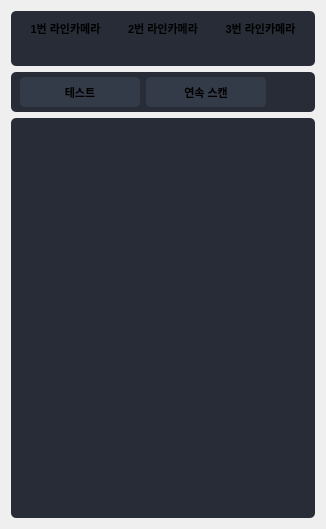
                  <widget class="QWidget" name="page_collection">
                   <layout class="QVBoxLayout" name="verticalLayout_10">
                    <item>
                     <widget class="QFrame" name="frame_4">
                      <property name="maximumSize">
                       <size>
                        <width>16777215</width>
                        <height>90</height>
                       </size>
                      </property>
                      <property name="styleSheet">
                       <string notr="true">background-color: rgb(39, 44, 54);
border-radius: 5px;</string>
                      </property>
                      <layout class="QVBoxLayout" name="verticalLayout_12">
                       <item>
                        <layout class="QGridLayout" name="gridLayout_3">
                         <item row="0" column="2">
                          <widget class="QLabel" name="label_cam3">
                           <property name="maximumSize">
                            <size>
                             <width>16777215</width>
                             <height>30</height>
                            </size>
                           </property>
                           <property name="font">
                            <font>
                             <pointsize>8</pointsize>
                             <weight>75</weight>
                             <bold>true</bold>
                            </font>
                           </property>
                           <property name="text">
                            <string>3번 라인카메라</string>
                           </property>
                           <property name="alignment">
                            <set>Qt::AlignCenter</set>
                           </property>
                          </widget>
                         </item>
                         <item row="0" column="1">
                          <widget class="QLabel" name="label_cam2">
                           <property name="maximumSize">
                            <size>
                             <width>16777215</width>
                             <height>30</height>
                            </size>
                           </property>
                           <property name="font">
                            <font>
                             <pointsize>8</pointsize>
                             <weight>75</weight>
                             <bold>true</bold>
                            </font>
                           </property>
                           <property name="text">
                            <string>2번 라인카메라</string>
                           </property>
                           <property name="alignment">
                            <set>Qt::AlignCenter</set>
                           </property>
                          </widget>
                         </item>
                         <item row="0" column="0">
                          <widget class="QLabel" name="label_cam1">
                           <property name="maximumSize">
                            <size>
                             <width>16777215</width>
                             <height>30</height>
                            </size>
                           </property>
                           <property name="font">
                            <font>
                             <pointsize>8</pointsize>
                             <weight>75</weight>
                             <bold>true</bold>
                            </font>
                           </property>
                           <property name="text">
                            <string>1번 라인카메라</string>
                           </property>
                           <property name="alignment">
                            <set>Qt::AlignCenter</set>
                           </property>
                          </widget>
                         </item>
                         <item row="1" column="0">
                          <widget class="QPushButton" name="btn_cam1">
                           <property name="maximumSize">
                            <size>
                             <width>16777215</width>
                             <height>50</height>
                            </size>
                           </property>
                           <property name="text">
                            <string/>
                           </property>
                           <property name="icon">
                            <iconset>
                             <normaloff>Off.png</normaloff>
                             <normalon>On.png</normalon>Off.png</iconset>
                           </property>
                           <property name="iconSize">
                            <size>
                             <width>135</width>
                             <height>45</height>
                            </size>
                           </property>
                          </widget>
                         </item>
                         <item row="1" column="1">
                          <widget class="QPushButton" name="btn_cam2">
                           <property name="maximumSize">
                            <size>
                             <width>16777215</width>
                             <height>50</height>
                            </size>
                           </property>
                           <property name="text">
                            <string/>
                           </property>
                           <property name="icon">
                            <iconset>
                             <normaloff>Off.png</normaloff>
                             <normalon>On.png</normalon>Off.png</iconset>
                           </property>
                           <property name="iconSize">
                            <size>
                             <width>135</width>
                             <height>45</height>
                            </size>
                           </property>
                          </widget>
                         </item>
                         <item row="1" column="2">
                          <widget class="QPushButton" name="btn_cam3">
                           <property name="maximumSize">
                            <size>
                             <width>16777215</width>
                             <height>50</height>
                            </size>
                           </property>
                           <property name="text">
                            <string/>
                           </property>
                           <property name="icon">
                            <iconset>
                             <normaloff>Off.png</normaloff>
                             <normalon>On.png</normalon>Off.png</iconset>
                           </property>
                           <property name="iconSize">
                            <size>
                             <width>135</width>
                             <height>45</height>
                            </size>
                           </property>
                          </widget>
                         </item>
                        </layout>
                       </item>
                      </layout>
                     </widget>
                    </item>
                    <item>
                     <widget class="QFrame" name="frame_5">
                      <property name="maximumSize">
                       <size>
                        <width>16777213</width>
                        <height>50</height>
                       </size>
                      </property>
                      <property name="styleSheet">
                       <string notr="true">background-color: rgb(39, 44, 54);
border-radius: 5px;</string>
                      </property>
                      <layout class="QVBoxLayout" name="verticalLayout_13">
                       <property name="topMargin">
                        <number>5</number>
                       </property>
                       <property name="bottomMargin">
                        <number>5</number>
                       </property>
                       <item>
                        <layout class="QHBoxLayout" name="horizontalLayout_14">
                         <item>
                          <widget class="QPushButton" name="btn_test">
                           <property name="minimumSize">
                            <size>
                             <width>120</width>
                             <height>30</height>
                            </size>
                           </property>
                           <property name="font">
                            <font>
                             <pointsize>8</pointsize>
                             <weight>75</weight>
                             <bold>true</bold>
                            </font>
                           </property>
                           <property name="styleSheet">
                            <string notr="true">QPushButton {
	border: 2px solid rgb(52, 59, 72);
	border-radius: 5px;	
	background-color: rgb(52, 59, 72);
}
QPushButton:hover {
	background-color: rgb(57, 65, 80);
	border: 2px solid rgb(61, 70, 86);
}
QPushButton:pressed {	
	background-color: rgb(35, 40, 49);
	border: 2px solid rgb(43, 50, 61);
}</string>
                           </property>
                           <property name="text">
                            <string>테스트</string>
                           </property>
                           <property name="icon">
                            <iconset>
                             <normaloff>icons/20x20/cil-pencil.png</normaloff>icons/20x20/cil-pencil.png</iconset>
                           </property>
                          </widget>
                         </item>
                         <item>
                          <widget class="QPushButton" name="btn_scan">
                           <property name="minimumSize">
                            <size>
                             <width>120</width>
                             <height>30</height>
                            </size>
                           </property>
                           <property name="font">
                            <font>
                             <pointsize>8</pointsize>
                             <weight>75</weight>
                             <bold>true</bold>
                            </font>
                           </property>
                           <property name="styleSheet">
                            <string notr="true">QPushButton {
	border: 2px solid rgb(52, 59, 72);
	border-radius: 5px;	
	background-color: rgb(52, 59, 72);
}
QPushButton:hover {
	background-color: rgb(57, 65, 80);
	border: 2px solid rgb(61, 70, 86);
}
QPushButton:pressed {	
	background-color: rgb(35, 40, 49);
	border: 2px solid rgb(43, 50, 61);
}</string>
                           </property>
                           <property name="text">
                            <string>연속 스캔</string>
                           </property>
                           <property name="icon">
                            <iconset>
                             <normaloff>icons/20x20/cil-camera.png</normaloff>icons/20x20/cil-camera.png</iconset>
                           </property>
                          </widget>
                         </item>
                         <item>
                          <spacer name="horizontalSpacer">
                           <property name="orientation">
                            <enum>Qt::Horizontal</enum>
                           </property>
                           <property name="sizeHint" stdset="0">
                            <size>
                             <width>40</width>
                             <height>20</height>
                            </size>
                           </property>
                          </spacer>
                         </item>
                        </layout>
                       </item>
                      </layout>
                     </widget>
                    </item>
                    <item>
                     <widget class="QFrame" name="frame_6">
                      <property name="minimumSize">
                       <size>
                        <width>0</width>
                        <height>400</height>
                       </size>
                      </property>
                      <property name="styleSheet">
                       <string notr="true">background-color: rgb(39, 44, 54);
border-radius: 5px;</string>
                      </property>
                      <layout class="QHBoxLayout" name="horizontalLayout_13">
                       <item>
                        <layout class="QGridLayout" name="gridLayout_4">
                         <item row="0" column="0">
                          <widget class="QLabel" name="label_scan_image">
                           <property name="text">
                            <string/>
                           </property>
                           <property name="alignment">
                            <set>Qt::AlignCenter</set>
                           </property>
                          </widget>
                         </item>
                        </layout>
                       </item>
                      </layout>
                     </widget>
                    </item>
                   </layout>
                  </widget>
